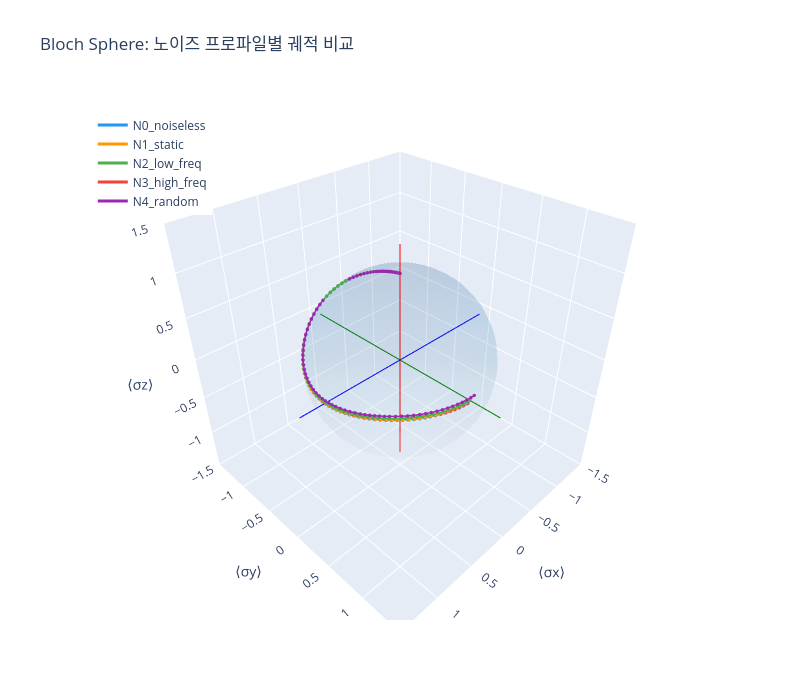

Notebook source saved alongside this figure:
### Markdown cell above
---
## 4. Bloch Sphere 궤적 애니메이션

큐비트 상태를 Bloch 구 위의 점으로 표현합니다:

$$\vec{r} = (\langle\sigma_x\rangle, \langle\sigma_y\rangle, \langle\sigma_z\rangle)$$

Plotly 애니메이션으로 노이즈에 따른 궤적 변화를 시각화합니다.

### Code cell
def state_to_bloch(psi):
    """상태 벡터를 Bloch 좌표로 변환"""
    rho = np.outer(psi, np.conj(psi))
    x = np.real(np.trace(sigma_x @ rho))
    y = np.real(np.trace(sigma_y @ rho))
    z = np.real(np.trace(sigma_z @ rho))
    return x, y, z

# Bloch 구 표면 생성
theta_sphere = np.linspace(0, np.pi, 30)
phi_sphere = np.linspace(0, 2 * np.pi, 30)
theta_mesh, phi_mesh = np.meshgrid(theta_sphere, phi_sphere)
x_sphere = np.sin(theta_mesh) * np.cos(phi_mesh)
y_sphere = np.sin(theta_mesh) * np.sin(phi_mesh)
z_sphere = np.cos(theta_mesh)

# 각 노이즈 프로파일별 궤적 계산
trajectories = {}
for name, samples in datasets.items():
    sample = samples[0]
    bloch_coords = np.array([state_to_bloch(psi) for psi in sample['state_vectors']])
    trajectories[name] = bloch_coords

# 정적 Bloch 구 비교 플롯
fig = go.Figure()

# 반투명 구 표면
fig.add_trace(go.Surface(
    x=x_sphere, y=y_sphere, z=z_sphere,
    opacity=0.1, colorscale='Blues', showscale=False,
    hoverinfo='skip'
))

# 축 (X, Y, Z)
fig.add_trace(go.Scatter3d(x=[0,0], y=[0,0], z=[-1.3,1.3],
    mode='lines', line=dict(color='red', width=2), showlegend=False, hoverinfo='skip'))
fig.add_trace(go.Scatter3d(x=[0,0], y=[-1.3,1.3], z=[0,0],
    mode='lines', line=dict(color='green', width=2), showlegend=False, hoverinfo='skip'))
fig.add_trace(go.Scatter3d(x=[-1.3,1.3], y=[0,0], z=[0,0],
    mode='lines', line=dict(color='blue', width=2), showlegend=False, hoverinfo='skip'))

colors = ['#2196F3', '#FF9800', '#4CAF50', '#f44336', '#9C27B0']
for idx, (name, coords) in enumerate(trajectories.items()):
    fig.add_trace(go.Scatter3d(
        x=coords[:, 0], y=coords[:, 1], z=coords[:, 2],
        mode='lines+markers',
        marker=dict(size=2, color=colors[idx % len(colors)]),
        line=dict(width=3, color=colors[idx % len(colors)]),
        name=name
    ))

fig.update_layout(
    title='Bloch Sphere: 노이즈 프로파일별 궤적 비교',
    scene=dict(
        xaxis_title='⟨σx⟩', yaxis_title='⟨σy⟩', zaxis_title='⟨σz⟩',
        aspectmode='cube',
        xaxis=dict(range=[-1.5, 1.5]),
        yaxis=dict(range=[-1.5, 1.5]),
        zaxis=dict(range=[-1.5, 1.5])
    ),
    width=800, height=700,
    legend=dict(x=0.02, y=0.98)
)
fig.show()
print("🌐 Bloch Sphere 정적 비교 플롯 완료")
